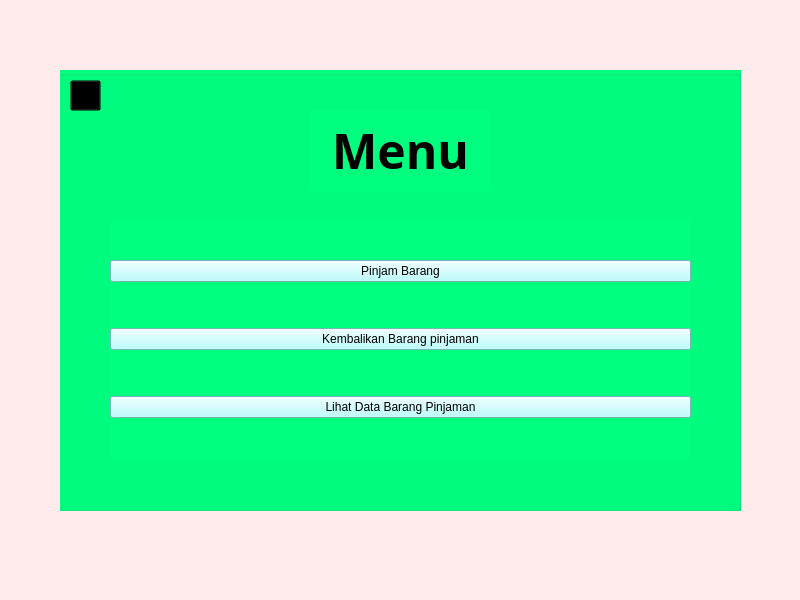
<?xml version="1.0" encoding="UTF-8"?>
<ui version="4.0">
 <class>Menu</class>
 <widget class="QMainWindow" name="Menu">
  <property name="geometry">
   <rect>
    <x>0</x>
    <y>0</y>
    <width>800</width>
    <height>600</height>
   </rect>
  </property>
  <property name="windowTitle">
   <string>Menu</string>
  </property>
  <property name="styleSheet">
   <string notr="true">background-color: rgb(255, 235, 235);</string>
  </property>
  <widget class="QWidget" name="centralwidget">
   <widget class="QGroupBox" name="groupBox">
    <property name="geometry">
     <rect>
      <x>60</x>
      <y>70</y>
      <width>681</width>
      <height>441</height>
     </rect>
    </property>
    <property name="styleSheet">
     <string notr="true">background-color: rgb(0, 255, 127);</string>
    </property>
    <property name="title">
     <string/>
    </property>
    <widget class="QLabel" name="label">
     <property name="geometry">
      <rect>
       <x>250</x>
       <y>40</y>
       <width>181</width>
       <height>81</height>
      </rect>
     </property>
     <property name="font">
      <font>
       <family>Adobe Gothic Std B</family>
       <pointsize>36</pointsize>
       <weight>75</weight>
       <bold>true</bold>
      </font>
     </property>
     <property name="text">
      <string>Menu</string>
     </property>
     <property name="alignment">
      <set>Qt::AlignCenter</set>
     </property>
    </widget>
    <widget class="QWidget" name="verticalLayoutWidget">
     <property name="geometry">
      <rect>
       <x>50</x>
       <y>150</y>
       <width>581</width>
       <height>241</height>
      </rect>
     </property>
     <layout class="QVBoxLayout" name="verticalLayout">
      <item>
       <widget class="QPushButton" name="Pinjam">
        <property name="styleSheet">
         <string notr="true">background-color: rgb(170, 255, 255);
gridline-color: rgb(0, 0, 0);
selection-color: rgb(255, 255, 255);
selection-background-color: rgb(255, 255, 255);</string>
        </property>
        <property name="text">
         <string>Pinjam Barang</string>
        </property>
       </widget>
      </item>
      <item>
       <widget class="QPushButton" name="BalikinBarang">
        <property name="styleSheet">
         <string notr="true">background-color: rgb(170, 255, 255);
gridline-color: rgb(0, 0, 0);
selection-color: rgb(255, 255, 255);
selection-background-color: rgb(255, 255, 255);</string>
        </property>
        <property name="text">
         <string>Kembalikan Barang pinjaman</string>
        </property>
       </widget>
      </item>
      <item>
       <widget class="QPushButton" name="Lihat">
        <property name="styleSheet">
         <string notr="true">background-color: rgb(170, 255, 255);
gridline-color: rgb(0, 0, 0);
selection-color: rgb(255, 255, 255);
selection-background-color: rgb(255, 255, 255);</string>
        </property>
        <property name="text">
         <string>Lihat Data Barang Pinjaman</string>
        </property>
       </widget>
      </item>
     </layout>
    </widget>
    <widget class="QLabel" name="BackIcon">
     <property name="geometry">
      <rect>
       <x>10</x>
       <y>10</y>
       <width>31</width>
       <height>31</height>
      </rect>
     </property>
     <property name="text">
      <string/>
     </property>
     <property name="pixmap">
      <pixmap>icon/LogOut.png</pixmap>
     </property>
     <property name="scaledContents">
      <bool>true</bool>
     </property>
    </widget>
    <widget class="QPushButton" name="BackButton">
     <property name="geometry">
      <rect>
       <x>10</x>
       <y>10</y>
       <width>31</width>
       <height>31</height>
      </rect>
     </property>
     <property name="font">
      <font>
       <kerning>false</kerning>
      </font>
     </property>
     <property name="cursor">
      <cursorShape>ArrowCursor</cursorShape>
     </property>
     <property name="mouseTracking">
      <bool>false</bool>
     </property>
     <property name="autoFillBackground">
      <bool>false</bool>
     </property>
     <property name="styleSheet">
      <string notr="true">color: rgb(170, 255, 255);
background-color: transparent;
</string>
     </property>
     <property name="text">
      <string/>
     </property>
    </widget>
   </widget>
  </widget>
  <widget class="QStatusBar" name="statusbar"/>
 </widget>
 <resources/>
 <connections/>
</ui>
